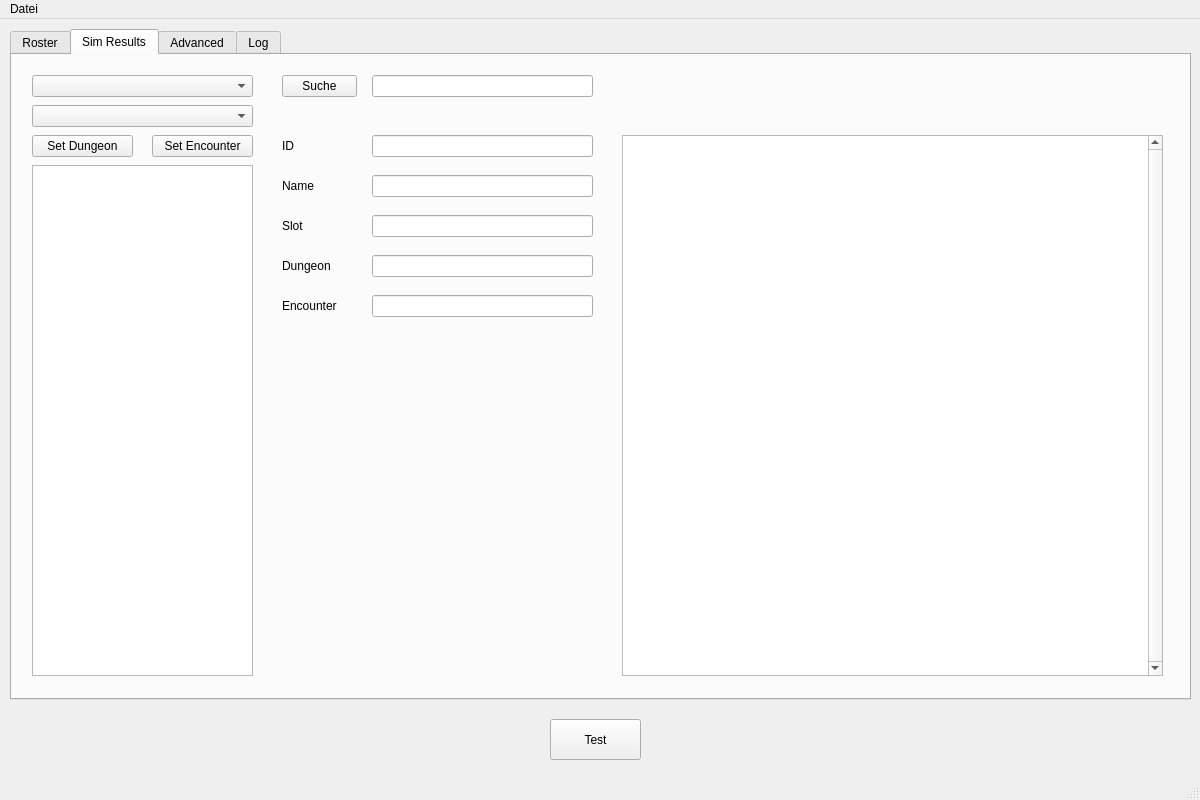
<?xml version="1.0" encoding="UTF-8"?>
<ui version="4.0">
 <class>frm_main</class>
 <widget class="QMainWindow" name="frm_main">
  <property name="geometry">
   <rect>
    <x>0</x>
    <y>0</y>
    <width>1200</width>
    <height>800</height>
   </rect>
  </property>
  <property name="windowTitle">
   <string>whatever</string>
  </property>
  <widget class="QWidget" name="centralwidget">
   <widget class="QTabWidget" name="tabs_main">
    <property name="geometry">
     <rect>
      <x>10</x>
      <y>10</y>
      <width>1181</width>
      <height>671</height>
     </rect>
    </property>
    <property name="currentIndex">
     <number>1</number>
    </property>
    <widget class="QWidget" name="tab_charaktere">
     <attribute name="title">
      <string>Roster</string>
     </attribute>
     <widget class="QTableView" name="tbl_charaktere">
      <property name="geometry">
       <rect>
        <x>20</x>
        <y>60</y>
        <width>1131</width>
        <height>511</height>
       </rect>
      </property>
      <property name="styleSheet">
       <string notr="true"/>
      </property>
      <property name="verticalScrollBarPolicy">
       <enum>Qt::ScrollBarAlwaysOn</enum>
      </property>
      <property name="alternatingRowColors">
       <bool>true</bool>
      </property>
      <property name="sortingEnabled">
       <bool>true</bool>
      </property>
     </widget>
     <widget class="QPushButton" name="btn_update">
      <property name="geometry">
       <rect>
        <x>490</x>
        <y>580</y>
        <width>91</width>
        <height>41</height>
       </rect>
      </property>
      <property name="text">
       <string>Update Roster</string>
      </property>
      <property name="flat">
       <bool>false</bool>
      </property>
     </widget>
     <widget class="QPushButton" name="btn_update_sims">
      <property name="geometry">
       <rect>
        <x>600</x>
        <y>580</y>
        <width>91</width>
        <height>41</height>
       </rect>
      </property>
      <property name="text">
       <string>Update Sims</string>
      </property>
      <property name="flat">
       <bool>false</bool>
      </property>
     </widget>
    </widget>
    <widget class="QWidget" name="tab_items">
     <attribute name="title">
      <string>Sim Results</string>
     </attribute>
     <widget class="QComboBox" name="ddown_item_filter_dungeon">
      <property name="geometry">
       <rect>
        <x>20</x>
        <y>20</y>
        <width>221</width>
        <height>22</height>
       </rect>
      </property>
     </widget>
     <widget class="QListWidget" name="list_items">
      <property name="geometry">
       <rect>
        <x>20</x>
        <y>110</y>
        <width>221</width>
        <height>511</height>
       </rect>
      </property>
     </widget>
     <widget class="QLineEdit" name="text_item_id">
      <property name="geometry">
       <rect>
        <x>360</x>
        <y>80</y>
        <width>221</width>
        <height>22</height>
       </rect>
      </property>
      <property name="readOnly">
       <bool>true</bool>
      </property>
     </widget>
     <widget class="QLabel" name="lbl_item_id">
      <property name="geometry">
       <rect>
        <x>270</x>
        <y>80</y>
        <width>81</width>
        <height>22</height>
       </rect>
      </property>
      <property name="text">
       <string>ID</string>
      </property>
     </widget>
     <widget class="QLabel" name="lbl_item_name">
      <property name="geometry">
       <rect>
        <x>270</x>
        <y>120</y>
        <width>81</width>
        <height>22</height>
       </rect>
      </property>
      <property name="text">
       <string>Name</string>
      </property>
     </widget>
     <widget class="QLineEdit" name="text_item_name">
      <property name="geometry">
       <rect>
        <x>360</x>
        <y>120</y>
        <width>221</width>
        <height>22</height>
       </rect>
      </property>
      <property name="readOnly">
       <bool>true</bool>
      </property>
     </widget>
     <widget class="QLineEdit" name="text_item_source_dungeon">
      <property name="geometry">
       <rect>
        <x>360</x>
        <y>200</y>
        <width>221</width>
        <height>22</height>
       </rect>
      </property>
      <property name="readOnly">
       <bool>true</bool>
      </property>
     </widget>
     <widget class="QLabel" name="lbl_item_slot">
      <property name="geometry">
       <rect>
        <x>270</x>
        <y>160</y>
        <width>81</width>
        <height>22</height>
       </rect>
      </property>
      <property name="text">
       <string>Slot</string>
      </property>
     </widget>
     <widget class="QLineEdit" name="text_item_slot">
      <property name="geometry">
       <rect>
        <x>360</x>
        <y>160</y>
        <width>221</width>
        <height>22</height>
       </rect>
      </property>
      <property name="readOnly">
       <bool>true</bool>
      </property>
     </widget>
     <widget class="QLabel" name="lbl_item_source_dungeon">
      <property name="geometry">
       <rect>
        <x>270</x>
        <y>200</y>
        <width>81</width>
        <height>22</height>
       </rect>
      </property>
      <property name="text">
       <string>Dungeon</string>
      </property>
     </widget>
     <widget class="QLabel" name="lbl_item_source_encounter">
      <property name="geometry">
       <rect>
        <x>270</x>
        <y>240</y>
        <width>81</width>
        <height>22</height>
       </rect>
      </property>
      <property name="text">
       <string>Encounter</string>
      </property>
     </widget>
     <widget class="QLineEdit" name="text_item_source_encounter">
      <property name="geometry">
       <rect>
        <x>360</x>
        <y>240</y>
        <width>221</width>
        <height>22</height>
       </rect>
      </property>
      <property name="readOnly">
       <bool>true</bool>
      </property>
     </widget>
     <widget class="QComboBox" name="ddown_item_filter_encounter">
      <property name="geometry">
       <rect>
        <x>20</x>
        <y>50</y>
        <width>221</width>
        <height>22</height>
       </rect>
      </property>
     </widget>
     <widget class="QLineEdit" name="text_item_search">
      <property name="geometry">
       <rect>
        <x>360</x>
        <y>20</y>
        <width>221</width>
        <height>22</height>
       </rect>
      </property>
     </widget>
     <widget class="QTableView" name="tbl_sim_results">
      <property name="geometry">
       <rect>
        <x>610</x>
        <y>80</y>
        <width>541</width>
        <height>541</height>
       </rect>
      </property>
      <property name="verticalScrollBarPolicy">
       <enum>Qt::ScrollBarAlwaysOn</enum>
      </property>
      <property name="editTriggers">
       <set>QAbstractItemView::NoEditTriggers</set>
      </property>
      <property name="alternatingRowColors">
       <bool>true</bool>
      </property>
      <property name="sortingEnabled">
       <bool>true</bool>
      </property>
     </widget>
     <widget class="QPushButton" name="btn_item_filter_dungeon_submit">
      <property name="geometry">
       <rect>
        <x>20</x>
        <y>80</y>
        <width>101</width>
        <height>22</height>
       </rect>
      </property>
      <property name="text">
       <string>Set Dungeon</string>
      </property>
     </widget>
     <widget class="QPushButton" name="btn_item_filter_encounter_submit">
      <property name="geometry">
       <rect>
        <x>140</x>
        <y>80</y>
        <width>101</width>
        <height>22</height>
       </rect>
      </property>
      <property name="text">
       <string>Set Encounter</string>
      </property>
     </widget>
     <widget class="QPushButton" name="btn_item_search">
      <property name="geometry">
       <rect>
        <x>270</x>
        <y>20</y>
        <width>75</width>
        <height>22</height>
       </rect>
      </property>
      <property name="text">
       <string>Suche</string>
      </property>
     </widget>
    </widget>
    <widget class="QWidget" name="tab_advanced">
     <attribute name="title">
      <string>Advanced</string>
     </attribute>
    </widget>
    <widget class="QWidget" name="tab_log">
     <attribute name="title">
      <string>Log</string>
     </attribute>
     <widget class="QTextEdit" name="text_log_viewer">
      <property name="geometry">
       <rect>
        <x>20</x>
        <y>20</y>
        <width>1131</width>
        <height>601</height>
       </rect>
      </property>
      <property name="font">
       <font>
        <family>Fira Code</family>
       </font>
      </property>
      <property name="verticalScrollBarPolicy">
       <enum>Qt::ScrollBarAlwaysOn</enum>
      </property>
      <property name="horizontalScrollBarPolicy">
       <enum>Qt::ScrollBarAlwaysOn</enum>
      </property>
      <property name="lineWrapMode">
       <enum>QTextEdit::NoWrap</enum>
      </property>
      <property name="readOnly">
       <bool>true</bool>
      </property>
     </widget>
    </widget>
   </widget>
   <widget class="QPushButton" name="btn_test">
    <property name="geometry">
     <rect>
      <x>550</x>
      <y>700</y>
      <width>91</width>
      <height>41</height>
     </rect>
    </property>
    <property name="text">
     <string>Test</string>
    </property>
    <property name="flat">
     <bool>false</bool>
    </property>
   </widget>
  </widget>
  <widget class="QMenuBar" name="menubar">
   <property name="geometry">
    <rect>
     <x>0</x>
     <y>0</y>
     <width>1200</width>
     <height>22</height>
    </rect>
   </property>
   <widget class="QMenu" name="menuDatei">
    <property name="title">
     <string>Datei</string>
    </property>
    <addaction name="actionBeenden"/>
   </widget>
   <addaction name="menuDatei"/>
  </widget>
  <widget class="QStatusBar" name="statusbar"/>
  <action name="actionBeenden">
   <property name="text">
    <string>Beenden</string>
   </property>
  </action>
 </widget>
 <resources/>
 <connections/>
</ui>
